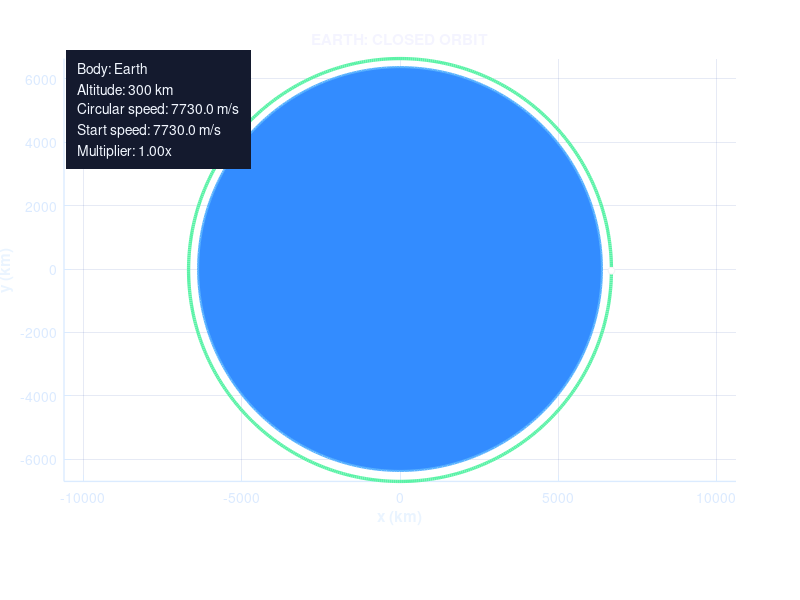

The MATLAB script that drew this image:
function orbit_simulation_explorer
clc; close all;


%% VARIABLES TO EDIT

bodyName = 'Earth';        % Planet / Central body
speedMult = 1.00;          % Speed Multiplier
startAltitude_km = 300;    % Starting Altitude

dt = 8;                    % Time Step
trailWidth = 2.2;          % Orbit Trail Thickness
pauseTime = 0.003;         % Animation Speed



%% =========================================================

% DO NOT EDIT BELOW

%% =========================================================


G = 6.67430e-11;

systems = {
    'Mercury', 3.3011e23, 2439.7e3, [0.72 0.66 0.57], [1.00 0.78 0.38];
    'Venus',   4.8675e24, 6051.8e3, [0.92 0.76 0.34], [1.00 0.60 0.25];
    'Earth',   5.9724e24, 6371.0e3, [0.20 0.55 1.00], [0.35 0.95 0.65];
    'Moon',    7.3420e22, 1737.4e3, [0.82 0.84 0.92], [1.00 0.84 0.30];
    'Mars',    6.4171e23, 3389.5e3, [0.94 0.38 0.20], [1.00 0.48 0.78];
    'Jupiter', 1.8982e27, 69911e3,  [0.84 0.56 0.30], [0.98 0.88 0.36];
    'Saturn',  5.6834e26, 58232e3,  [0.93 0.84 0.56], [0.82 1.00 0.56];
    'Uranus',  8.6810e25, 25362e3,  [0.42 0.90 0.95], [0.45 1.00 1.00];
    'Neptune', 1.0241e26, 24622e3,  [0.28 0.42 0.96], [0.58 0.78 1.00]
};

planetNames = systems(:,1);
idx = find(strcmpi(bodyName, planetNames), 1);
if isempty(idx)
    error('bodyName must be one of: %s', strjoin(planetNames, ', '));
end

M = systems{idx,2};
R = systems{idx,3};
bodyColor = systems{idx,4};
trailColor = systems{idx,5};
mu = G * M;

r0 = R + startAltitude_km * 1000;
vCirc = sqrt(mu / r0);
v0 = speedMult * vCirc;

f = figure( ...
    'Name','Orbit Explorer', ...
    'NumberTitle','off', ...
    'Color',[0.05 0.06 0.12], ...
    'Position',[100 100 980 700]);

ax = axes( ...
    'Parent',f, ...
    'Position',[0.08 0.18 0.84 0.74], ...
    'Color',[0.03 0.04 0.10], ...
    'XColor',[0.86 0.92 1.00], ...
    'YColor',[0.86 0.92 1.00], ...
    'GridColor',[0.35 0.45 0.75], ...
    'LineWidth',1.0);
hold(ax,'on');
grid(ax,'on');
axis(ax,'equal');
axis(ax,'padded');
xlabel(ax,'x (km)','Color',[0.92 0.96 1.00],'FontWeight','bold');
ylabel(ax,'y (km)','Color',[0.92 0.96 1.00],'FontWeight','bold');
title(ax,'Running orbit...','Color',[0.96 0.96 1.00],'FontWeight','bold');

theta = linspace(0, 2*pi, 500);
fill(ax, (R*cos(theta))/1000, (R*sin(theta))/1000, bodyColor, ...
    'EdgeColor','none', 'FaceAlpha',1.0);
plot(ax, (R*cos(theta))/1000, (R*sin(theta))/1000, '-', ...
    'Color', min(bodyColor+0.15,1), 'LineWidth',1.5);

x = r0;
y = 0;
vx = 0;
vy = v0;

vSquared = vx^2 + vy^2;
specificEnergy = 0.5 * vSquared - mu / r0;
isBoundCandidate = specificEnergy < 0;

if isBoundCandidate
    a = -mu / (2 * specificEnergy);
    estPeriod = 2*pi*sqrt(a^3 / mu);
    maxTime = min(1.35 * estPeriod, 2.0e6);
else
    estPeriod = NaN;
    maxTime = 3.0e5;
end

maxSteps = max(1000, ceil(maxTime / dt));
orbitX = nan(1,maxSteps);
orbitY = nan(1,maxSteps);

hOrbit = plot(ax, nan, nan, '-', 'Color', trailColor, 'LineWidth', trailWidth);
hCraft = plot(ax, nan, nan, 'o', ...
    'MarkerFaceColor',[1 1 1], ...
    'MarkerEdgeColor',[0.95 0.95 0.95], ...
    'MarkerSize',5);

infoText = sprintf(['Body: %s\nAltitude: %.0f km\nCircular speed: %.1f m/s\n' ...
    'Start speed: %.1f m/s\nMultiplier: %.2fx'], ...
    bodyName, startAltitude_km, vCirc, v0, speedMult);
text(ax, 0.02, 0.97, infoText, ...
    'Units','normalized', ...
    'VerticalAlignment','top', ...
    'Color',[0.95 0.97 1.00], ...
    'FontSize',10, ...
    'BackgroundColor',[0.08 0.10 0.18], ...
    'Margin',8);

halfPassed = false;
elapsedTime = 0;
drawEvery = max(1, round(8 / max(dt, 1e-6)));

if isBoundCandidate
    minCloseTime = 0.75 * estPeriod;
else
    minCloseTime = inf;
end

for i = 1:maxSteps
    r = sqrt(x^2 + y^2);

    ax_g = -mu * x / r^3;
    ay_g = -mu * y / r^3;

    vx = vx + ax_g * dt;
    vy = vy + ay_g * dt;

    x = x + vx * dt;
    y = y + vy * dt;

    elapsedTime = elapsedTime + dt;

    orbitX(i) = x / 1000;
    orbitY(i) = y / 1000;

    if mod(i, drawEvery) == 0
        set(hOrbit, 'XData', orbitX(1:i), 'YData', orbitY(1:i));
        set(hCraft, 'XData', orbitX(i), 'YData', orbitY(i));
        drawnow;
        pause(pauseTime);
    end

    if r < R
        set(hOrbit, 'XData', orbitX(1:i), 'YData', orbitY(1:i), ...
            'Color', [1.00 0.35 0.35], 'LineWidth', trailWidth + 0.2);
        set(hCraft, 'XData', orbitX(i), 'YData', orbitY(i));
        title(ax, sprintf('%s: CRASHED', upper(bodyName)), ...
            'Color',[1.00 0.55 0.55], 'FontWeight','bold');
        printSummary(bodyName, startAltitude_km, vCirc, v0, dt, elapsedTime, 'CRASHED');
        return
    end

    if r > 12 * r0
        set(hOrbit, 'XData', orbitX(1:i), 'YData', orbitY(1:i), ...
            'Color', [0.35 1.00 0.65], 'LineWidth', trailWidth + 0.2);
        set(hCraft, 'XData', orbitX(i), 'YData', orbitY(i));
        title(ax, sprintf('%s: ESCAPED', upper(bodyName)), ...
            'Color',[0.50 1.00 0.70], 'FontWeight','bold');
        printSummary(bodyName, startAltitude_km, vCirc, v0, dt, elapsedTime, 'ESCAPED');
        return
    end

    if x < 0
        halfPassed = true;
    end

    if isBoundCandidate && halfPassed && elapsedTime > minCloseTime
        backNearStart = (x > 0) && (abs(y) < 80e3) && (abs(r - r0) < 60e3);
        if backNearStart
            set(hOrbit, 'XData', orbitX(1:i), 'YData', orbitY(1:i), ...
                'Color', trailColor, 'LineWidth', trailWidth + 0.2);
            set(hCraft, 'XData', orbitX(i), 'YData', orbitY(i));
            title(ax, sprintf('%s: CLOSED ORBIT', upper(bodyName)), ...
                'Color',[0.96 0.96 1.00], 'FontWeight','bold');
            printSummary(bodyName, startAltitude_km, vCirc, v0, dt, elapsedTime, 'CLOSED ORBIT');
            return
        end
    end
end

set(hOrbit, 'XData', orbitX(~isnan(orbitX)), 'YData', orbitY(~isnan(orbitY)), ...
    'Color', trailColor, 'LineWidth', trailWidth);
set(hCraft, 'XData', orbitX(find(~isnan(orbitX),1,'last')), ...
            'YData', orbitY(find(~isnan(orbitY),1,'last')));
title(ax, sprintf('%s: SIMULATION END', upper(bodyName)), ...
    'Color',[0.96 0.96 1.00], 'FontWeight','bold');
printSummary(bodyName, startAltitude_km, vCirc, v0, dt, elapsedTime, 'SIMULATION END');

end

function printSummary(bodyName, startAltitude_km, vCirc, v0, dt, elapsedTime, result)
fprintf('\n--- Orbit Run ---\n');
fprintf('Body:              %s\n', bodyName);
fprintf('Start altitude:    %.0f km\n', startAltitude_km);
fprintf('Circular speed:    %.2f m/s\n', vCirc);
fprintf('Start speed:       %.2f m/s\n', v0);
fprintf('Multiplier:        %.2f x circular\n', v0 / vCirc);
fprintf('Time step:         %.2f s\n', dt);
fprintf('Time simulated:    %.1f min\n', elapsedTime / 60);
fprintf('Result:            %s\n', result);
fprintf('-----------------\n\n');
end
